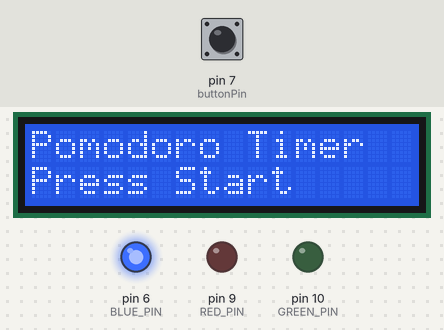
A sketch run on a simulated Arduino Uno, built with avr-gcc and run on an emulated ATmega328P. Parts: 16×2 character LCD, output pins drawn as LEDs (lit = HIGH). The test bench sets the inputs (shaded band); at power-on: pin 7 (buttonPin) HIGH.

Above: at 1.2 s.
1.3 s: pin 7 (buttonPin) pulled LOW for 0.15 s
At 3.1 s:
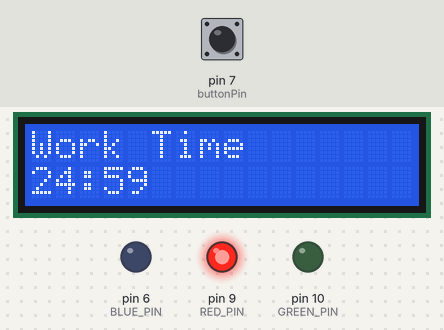
4.4 s: pin 7 (buttonPin) pulled LOW for 1 s
At 5.2 s:
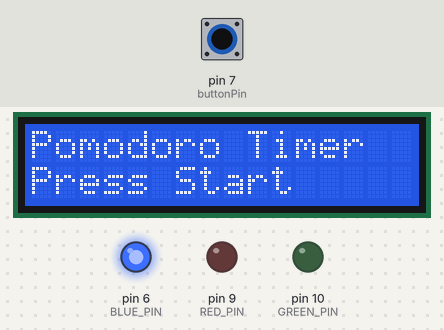
6.9 s: pin 7 (buttonPin) pulled LOW for 0.15 s
At 9.95 s:
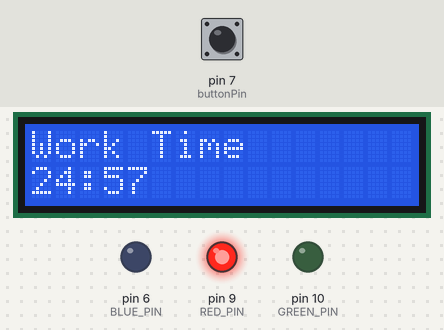
10.0 s: pin 7 (buttonPin) pulled LOW for 3.2 s
At 10.7 s:
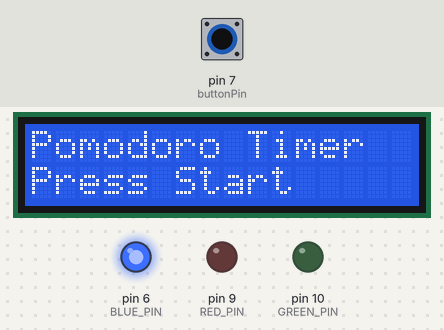
Timing chart, 0 to 13.0 s (numbered marks = the images above; inputs shaded):
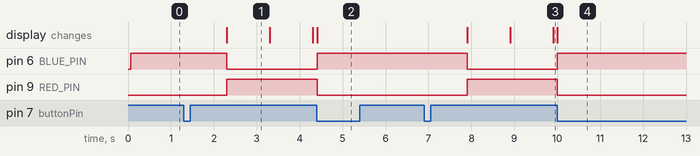

Measured:
- after the input at 1.3 s, pin 6 (BLUE_PIN): HIGH → LOW after 1.0 s; pin 9 (RED_PIN): LOW → HIGH after 1.0 s; the display: changes after 1.0 s (image 1)
- after the input at 4.4 s, pin 6 (BLUE_PIN): LOW → HIGH at once; pin 9 (RED_PIN): HIGH → LOW at once; the display: changes at once (image 2)
- after the input at 6.9 s, pin 6 (BLUE_PIN): HIGH → LOW after 1.0 s; pin 9 (RED_PIN): LOW → HIGH after 1.0 s; the display: first changes after 1.0 s (image 3 shows a later state)
- after the input at 10.0 s, pin 6 (BLUE_PIN): LOW → HIGH at once; pin 9 (RED_PIN): HIGH → LOW at once; the display: changes at once (image 4)

The sketch:

pomodoro.ino
```cpp
// POMODORO TIMER
//author : John Vincent Ballangca
#include <LiquidCrystal.h>
LiquidCrystal lcd(12, 11, 5, 4, 3, 2);


int buttonPin = 7;
int GREEN_PIN = 10;
int RED_PIN = 9;
int BLUE_PIN = 6;

const int WORK_TIME = 25 * 60;
const int BREAK_TIME = 5 * 60;

bool running = false;
bool inWork = true;

unsigned long startTime = 0;
int remaining = 0;


bool lastButtonState = HIGH;


void setColor(int r, int g, int b) {
  analogWrite(RED_PIN, r);
  analogWrite(GREEN_PIN, g);
  analogWrite(BLUE_PIN, b);
}

void setup() {
  lcd.begin(16, 2);
  pinMode(buttonPin, INPUT_PULLUP);

  pinMode(RED_PIN, OUTPUT);
  pinMode(GREEN_PIN, OUTPUT);
  pinMode(BLUE_PIN, OUTPUT);

  lcd.clear();
  lcd.setCursor(0, 0);
  lcd.print("Pomodoro Timer");
  lcd.setCursor(0, 1);
  lcd.print("Press Start");

  setColor(0, 0, 255);
}

void loop() {
  bool buttonState = digitalRead(buttonPin);


  if (buttonState == LOW && lastButtonState == HIGH) {

    if (!running) {

      running = true;
      startTime = millis();
      remaining = inWork ? WORK_TIME : BREAK_TIME;

    } else {

      running = false;
      inWork = true;
      lcd.clear();
      lcd.setCursor(0, 0);
      lcd.print("Pomodoro Timer");
      lcd.setCursor(0, 1);
      lcd.print("Press Start");
      setColor(0, 0, 255);
      delay(300);
    }

    delay(200);
  }

  lastButtonState = buttonState;

  if (!running) return;


  unsigned long elapsed = (millis() - startTime) / 1000;
  int newRemaining = (inWork ? WORK_TIME : BREAK_TIME) - elapsed;

  if (newRemaining != remaining) {
    remaining = newRemaining;


    if (inWork) setColor(255, 0, 0);
    else setColor(0, 255, 0);

    int mins = remaining / 60;
    int secs = remaining % 60;

    lcd.setCursor(0, 0);
    lcd.print(inWork ? "Work Time      " : "Break Time     ");

    lcd.setCursor(0, 1);
    lcd.print(mins);
    lcd.print(":");
    if (secs < 10) lcd.print("0");
    lcd.print(secs);
    lcd.print("         ");


    if (remaining <= 0) {
      running = false;
      inWork = !inWork;

      lcd.clear();
      if (!inWork) {
        lcd.print("Work Finished!");
      } else {
        lcd.print("Break Finished!");
      }
      setColor(0, 0, 255);
      delay(2000);

      lcd.clear();
      lcd.setCursor(0, 0);
      lcd.print("Press Start...");
    }
  }
}
```
